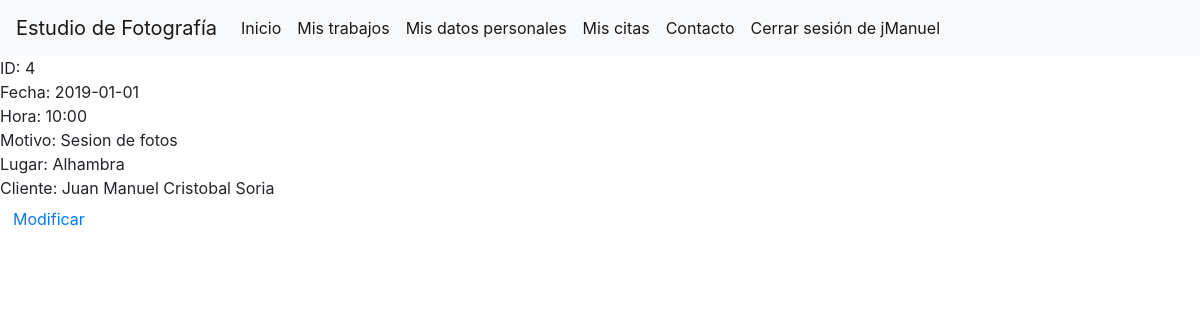
Before: /Citas/citaDia.php?data=4 (signed in) with the older database file.
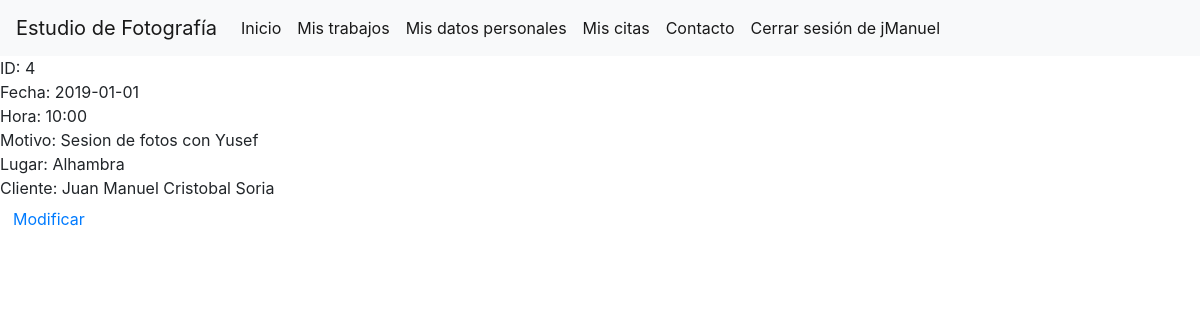
After: the same page with the newer database file.
### tables this page shows
CREATE TABLE `citas` (
  `id` bigint(20) UNSIGNED NOT NULL,
  `fecha` date NOT NULL,
  `hora` varchar(5) NOT NULL,
  `motivo` varchar(200) NOT NULL,
  `lugar` varchar(35) NOT NULL,
  `id_cliente` bigint(20) NOT NULL
);

### Citas/citaDia.php (the view, shortened to what this page needs)
<!DOCTYPE html>
<html lang="es">
    <head>
    </head>
    <body>
        <?php
            if(isset($_SESSION['user'])){
                if($_SESSION['user']=='admin'){
                    include('../NavBar/navBarAdmin.php');
                }else{
                    include('../NavBar/navBarClient.php');
                }
            }else{
                header("location: ../Acceder/error.php");
            }
        ?>
        <?php
            $db = connectDb();
            $id_cita=$_GET['data'];
            $query=mysqli_query($db, "SELECT * FROM citas WHERE id=$id_cita");
            $datos = mysqli_fetch_array($query, MYSQLI_ASSOC);
            echo "ID: $datos[id]<br>";
            echo "Fecha: $datos[fecha]<br>";
            echo "Hora: $datos[hora]<br>";
            echo "Motivo: $datos[motivo]<br>";
            echo "Lugar: $datos[lugar]<br>";
            $queryClient=mysqli_query($db, "SELECT * FROM clientes WHERE id=$datos[id_cliente]");
            $datosClient=mysqli_fetch_array($queryClient, MYSQLI_ASSOC);
            $nombre="$datosClient[nombre] $datosClient[apellidos]";
            echo "Cliente: $nombre <br>";
            echo "<a href='modificaCita.php?id=$id_cita' class='btn btn-link'>Modificar</a>";
        ?>
    </body>
</html>

Changed rows visible on the page:
changed citas "Alhambra": motivo "Sesion de fotos" → "Sesion de fotos con Yusef"
